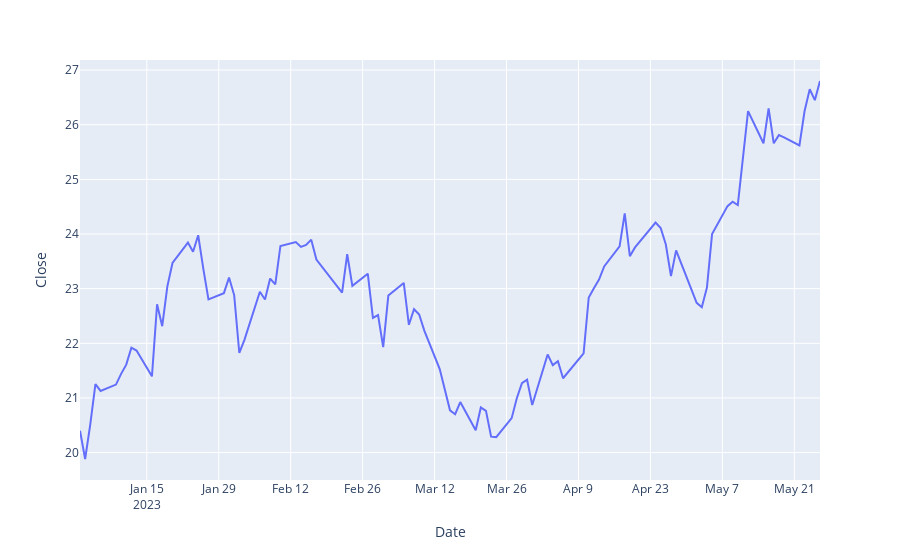

Write notebook code for a chart like this one.
### Code cell
import plotly.express as px
fig = px.line(base,x=base.index,y=base.Close)
fig.show()
